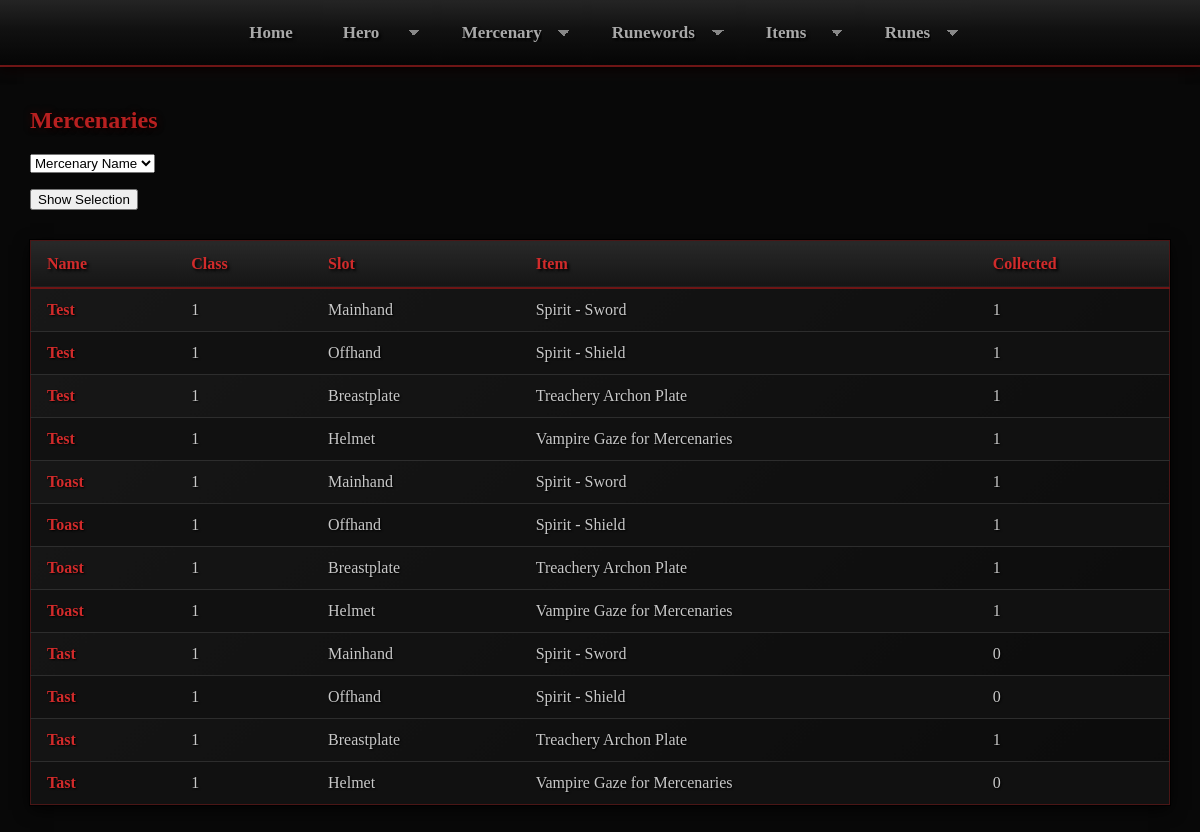
/show_merc, run on the app's committed database.
### tables this page shows
CREATE TABLE merc_items (
    id INTEGER PRIMARY KEY,
    merc_id INTEGER NOT NULL,
    slot_id INTEGER NOT NULL,
    item_id INTEGER,
    collected BOOLEAN NOT NULL DEFAULT 0 CHECK (collected IN (0, 1)),
    FOREIGN KEY (merc_id) REFERENCES mercenaries(id),
    FOREIGN KEY (item_id) REFERENCES items(id)
);

CREATE TABLE mercenaries (
    id INTEGER PRIMARY KEY,
    name TEXT NOT NULL,
    class_id INTEGER NOT NULL,
    FOREIGN KEY (class_id) REFERENCES merc_classes(id)
);

CREATE TABLE merc_slots (
    position INTEGER NOT NULL UNIQUE,
    name TEXT NOT NULL
);

CREATE TABLE items (
    id INTEGER PRIMARY KEY,
    name TEXT NOT NULL,
    type INTEGER NOT NULL,
    item_class INTEGER,
    runeword_name TEXT,
    ethereal BOOLEAN NOT NULL DEFAULT 0 CHECK (ethereal IN (0, 1)),
    url TEXT,
    comment TEXT,
    FOREIGN KEY (type) REFERENCES item_types(id),
    FOREIGN KEY (item_class) REFERENCES item_classes(id)
);

### app.py (the view, shortened to what this page needs)
@app.route("/show_merc", methods=["GET", "POST"])
def show_merc():
    mercenaries = db.execute("""
    SELECT
        m.id AS merc_id,
        m.name as merc_name,
        m.class_id AS merc_class_id,
        mi.slot_id as merc_slot_id,
        ms.name as merc_slot_name,
        mi.item_id AS merc_item_id,
        i.name AS merc_item_name,
        mi.collected AS merc_item_collected
    FROM mercenaries m
    JOIN merc_items mi
    ON mi.merc_id = m.id
    JOIN items i
    on mi.item_id = i.id
    JOIN merc_classes mc
    ON m.class_id = mc.id
    JOIN merc_slots ms
    ON ms.position = mi.slot_id;
    """)
    merc_names = db.execute("SELECT id, name FROM mercenaries;")
    return render_template("show_merc.html", mercenaries=mercenaries, merc_names=merc_names)

### templates/show_merc.html (shortened to what this page needs)
{% extends "layout.html" %}
{% block content %}
<div class="section">
    <h2>Mercenaries</h2>
    <form action="/show_merc" method="post">
        <div>
            <p>
                <select name="name" required>
                    <option value="" disabled selected>Mercenary Name</option>
                </select>
            </p>
        </div>
        <button type="submit">Show Selection</button>
    </form>
    <table>
        <thead>
        <tr>
            <th>Name</th>
            <th>Class</th>
            <th>Slot</th>
            <th>Item</th>
            <th>Collected</th>
        </tr>
        </thead>
        <tbody>
        {% for merc in mercenaries %}
        <tr>
            <td>{{ merc.merc_name }}</td>
            <td>{{ merc.merc_class_id }}</td>
            <td>{{ merc.merc_slot_name }}</td>
            <td>{{ merc.merc_item_name }}</td>
            <td>{{ merc.merc_item_collected }}</td>
        </tr>
        {% endfor %}
        </tbody>
    </table>
</div>
{% endblock %}

### static/style.css (style rules this page uses)
body { margin: 0; background-color: #080808; color: #c8c8c8; font-family: Georgia, "Times New Roman", serif; }
h1, h2, h3 { color: #b82020; text-shadow: 2px 2px 4px #000, 0 0 8px rgba(120, 0, 0, 0.4); }
table { width: 100%; border-collapse: collapse; margin: 30px 0; background: linear-gradient( 135deg, #181818, #0b0b0b ); border: 1px solid #4a1616; box-shadow: 0 0 0 1px #000, 0 5px 15px rgba(0, 0, 0, 0.8); }
th { padding: 14px 16px; text-align: left; color: #d12b2b; background: linear-gradient( to bottom, #292929, #151515 ); border-bottom: 2px solid #6e1515; font-size: 16px; text-shadow: 2px 2px 3px #000; }
td { padding: 12px 16px; color: #c8c8c8; border-bottom: 1px solid #2d2d2d; text-shadow: 1px 1px 2px #000; }
tbody tr:nth-child(even) { background-color: #111111; }
td:first-child { color: #d12b2b; font-weight: bold; }
tbody tr:last-child td { border-bottom: none; }

### data on the page
merc_items: merc_name "Test", merc_class_id "1", merc_slot_name "Mainhand", merc_item_name "Spirit - Sword", merc_item_collected "1"
merc_items: merc_name "Test", merc_class_id "1", merc_slot_name "Offhand", merc_item_name "Spirit - Shield", merc_item_collected "1"
merc_items: merc_name "Test", merc_class_id "1", merc_slot_name "Breastplate", merc_item_name "Treachery Archon Plate", merc_item_collected "1"
merc_items: merc_name "Test", merc_class_id "1", merc_slot_name "Helmet", merc_item_name "Vampire Gaze for Mercenaries", merc_item_collected "1"
merc_items: merc_name "Toast", merc_class_id "1", merc_slot_name "Mainhand", merc_item_name "Spirit - Sword", merc_item_collected "1"
merc_items: merc_name "Toast", merc_class_id "1", merc_slot_name "Offhand", merc_item_name "Spirit - Shield", merc_item_collected "1"
merc_items: merc_name "Toast", merc_class_id "1", merc_slot_name "Breastplate", merc_item_name "Treachery Archon Plate", merc_item_collected "1"
merc_items: merc_name "Toast", merc_class_id "1", merc_slot_name "Helmet", merc_item_name "Vampire Gaze for Mercenaries", merc_item_collected "1"
merc_items: merc_name "Tast", merc_class_id "1", merc_slot_name "Mainhand", merc_item_name "Spirit - Sword", merc_item_collected "0"
merc_items: merc_name "Tast", merc_class_id "1", merc_slot_name "Offhand", merc_item_name "Spirit - Shield", merc_item_collected "0"
merc_items: merc_name "Tast", merc_class_id "1", merc_slot_name "Breastplate", merc_item_name "Treachery Archon Plate", merc_item_collected "1"
merc_items: merc_name "Tast", merc_class_id "1", merc_slot_name "Helmet", merc_item_name "Vampire Gaze for Mercenaries", merc_item_collected "0"
